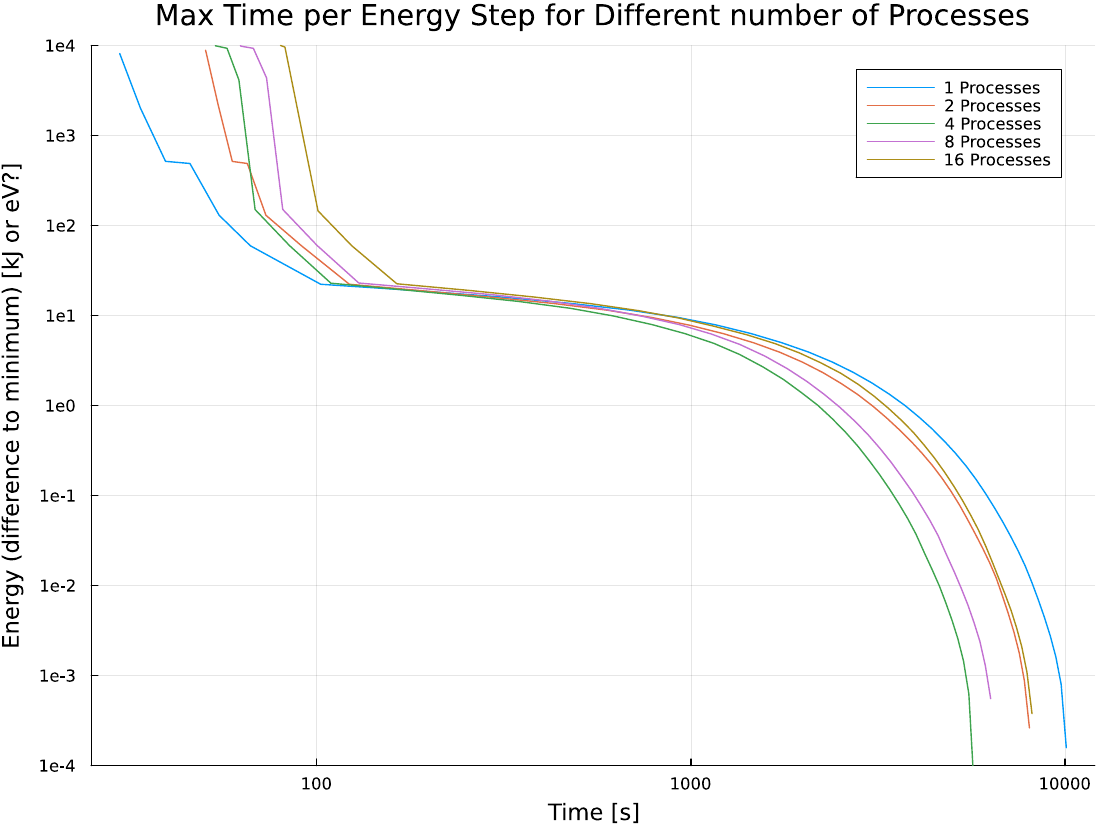

Julia code for this plot:
using CSV
using DataFrames
using Plots

# Function to read and process a single file
function process_file(filename)
  # Open the file and find the line number to start reading from
  start_line = 0
  open(filename) do file
      for (i, line) in enumerate(eachline(file))
          if occursin("After sweep", line)
              start_line = i
              break
          end
      end
  end

  # Read the file starting from the identified line
  data = DataFrame(energy=Float64[], maxlinkdim=Int64[], maxerr=Float64[], time=Float64[])
  for (i, line) in enumerate(eachline(filename))
    if i < start_line
      continue
    end
    # Read the line into the dataframe
    if occursin(r"energy=\d+\.\d+", line)
      energy = parse(Float64, match(r"energy=([\d\.E\-]+)", line).captures[1])
      maxlinkdim = parse(Int64, match(r"maxlinkdim=(\d+)", line).captures[1])
      maxerr = parse(Float64, match(r"maxerr=([\d\.E\-]+)", line).captures[1])
      time = parse(Float64, match(r"time=(\d+\.\d+)", line).captures[1])
      
      # Append the extracted data to the DataFrame
      push!(data, (energy, maxlinkdim, maxerr, time))
    end
  end
 
  # Assuming columns are named appropriately after reading
  grouped_data = groupby(data, :energy)
  max_times = combine(grouped_data, :time => maximum => :max_time)
  return max_times
end

# List of filenames to process
filenames = ["job_seq_Sz0.out", "job_Sz0_pll_2.out", "job_Sz0_pll_4.out", "job_Sz0_pll_8.out", "job_Sz0_pll_16.out"]

# Process each file and store results
results = []
for filename in filenames
    push!(results, process_file(filename))
end


min_energy = minimum([minimum(result[!, :energy]) for result in results])

global processes = 1
# Plotting the results
plot(size=(800, 600))
for result in results
  global processes

  cumulative_time = 0
  cumulative_times = []
  energies = []
  for row in eachrow(result)
    cumulative_time += row[:max_time]
    push!(cumulative_times, cumulative_time)
    push!(energies, row[:energy] - min_energy)
  end
  plot!(cumulative_times, energies, yscale=:log10, xscale=:log2, label="$processes Processes")
  processes *= 2
  println(cumulative_times[end])
end
#change layout of plot


yticks!(10.0 .^(-4:1:4), ["1e-4","1e-3", "1e-2", "1e-1", "1e0", "1e1", "1e2", "1e3", "1e4"])
ylims!(1e-4, 1e4)
xticks!(10.0 .^(0:1:4), ["1", "10", "100", "1000", "10000"])
# plot(cumulative_times, energies, label="Strong Scaling", yscale=:log10)
xlabel!("Time [s]")
ylabel!("Energy (difference to minimum) [kJ or eV?]")
title!("Max Time per Energy Step for Different number of Processes")
savefig("strong_scaling.pdf")